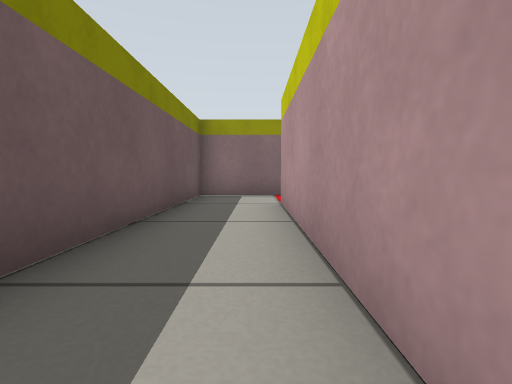
View 1 (above)

16 first-person views from a walk through a world built for the Gazebo simulator. The camera is 0.31 m above the floor, tilts 4° down and sees 85° across. The floor is counted in squares, 0.5 m on a side. Each view is taken from the middle of a square. On the plan, view 1 faces up. The plan holds only what a view shows up to about 9 squares ahead; the rest is blank. The robots in the file are not drawn.

View 2
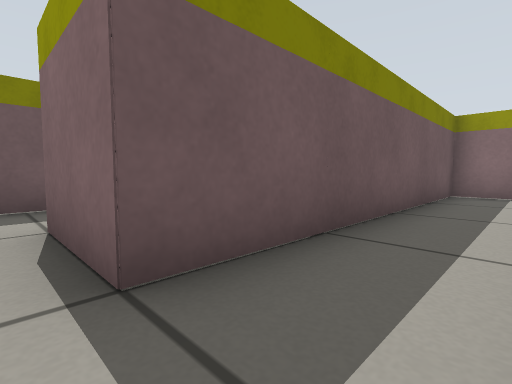

View 3
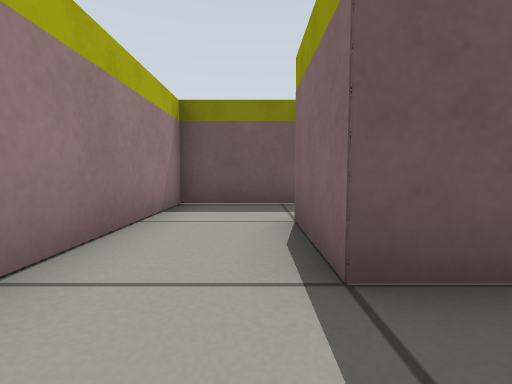

View 4
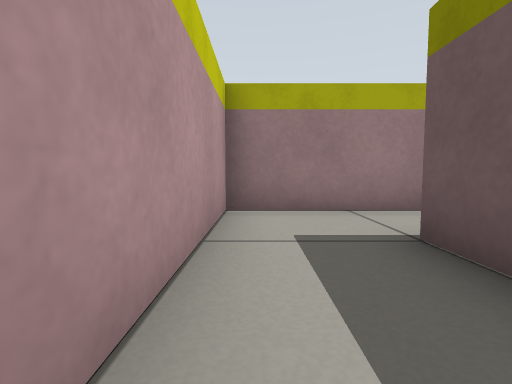

View 5
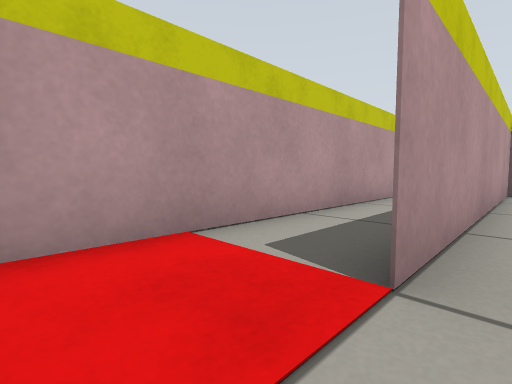

View 6
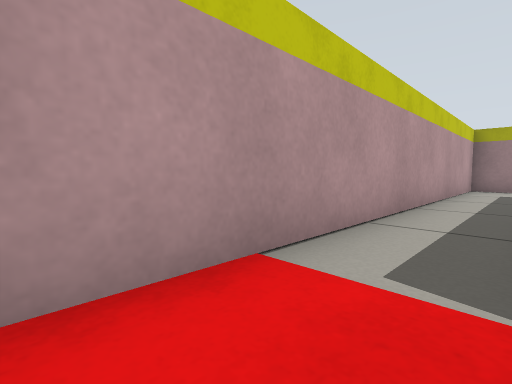

View 7
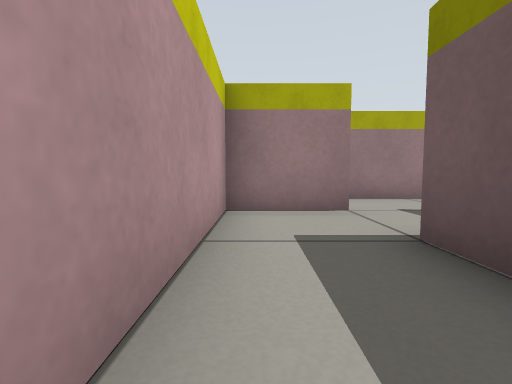

View 8
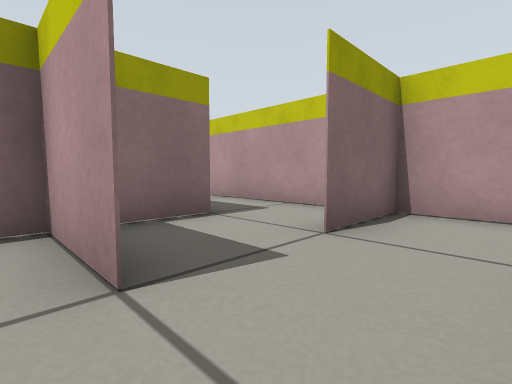

View 9
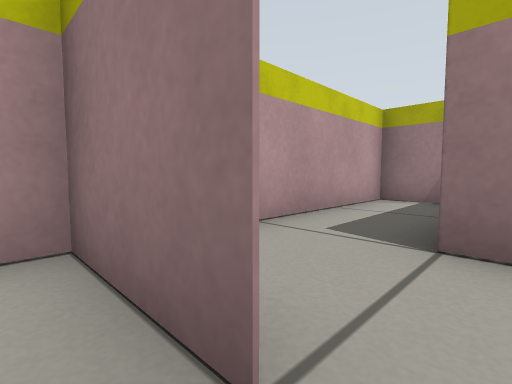

View 10
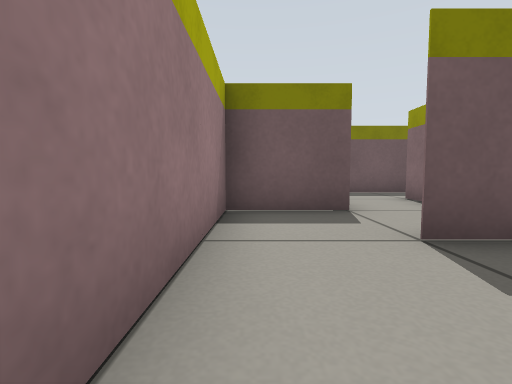

View 11
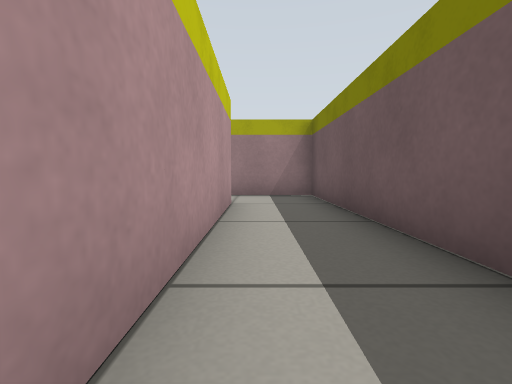

View 12
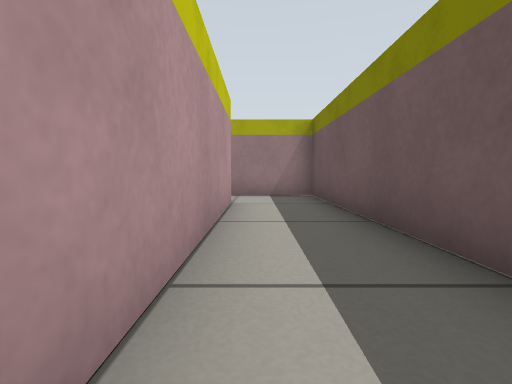

View 13
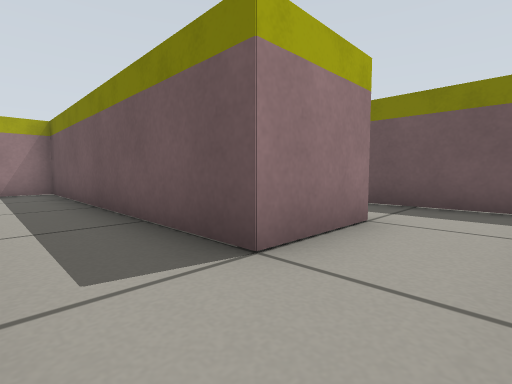

View 14
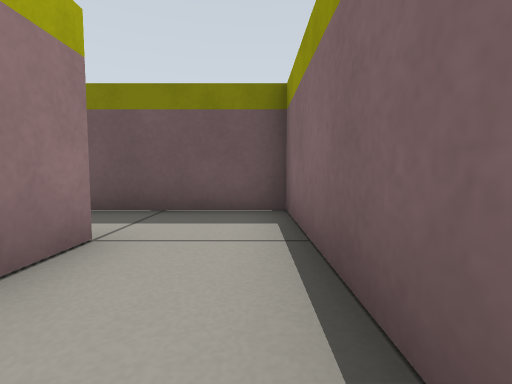

View 15
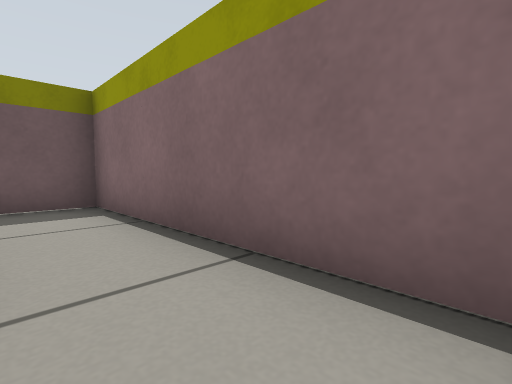

View 16
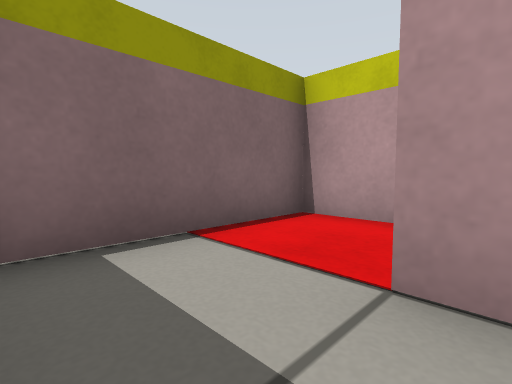

### Floor plan
Points are (right, up) in squares from view 1. A wall is a line through its corners. A room is listed if a view was taken in it or the views show most of it. See-through windows are left out.
Room 1 (views 1, 2, 3, 4, 5, 16)
walls: (-3.5, -2.5) (0.5, -2.5) (0.5, 5.5); (0.5, 7.5) (-1.5, 7.5) (-1.5, -0.5) (-3.5, -0.5)
ways out: opening at (1, 6.5) to room 2; opening at (-2.5, -1.5) to room 6
Room 2 (views 6, 7)
walls: (0.5, -1.5) (0.5, -2.5); (0.4, -4.5) (2.5, -4.5); (2.5, -5) (2.5, 7.5) (0.5, 7.5)
ways out: opening at (1, 6.5) to room 1; opening at (0, -4) to room 3
Room 3 (views 8, 9)
walls: (-1.5, -4.6) (-1.5, -2.5); (-1.5, -3.6) (-1.5, -4.5); (-3.5, -4.4) (-3.5, -6.5) (0.6, -6.5); (0.5, -2.5) (-1.9, -2.5)
ways out: opening at (0, -4) to room 2; opening at (1, -6) to room 4; opening at (-2, -4) to room 5
Room 4 (view 10)
walls: (1.2, -10.5) (2.5, -10.5) (2.5, -5); (2.5, -4.5) (0.5, -4.5)
ways out: opening at (1, -6) to room 3
Room 5 (view 11)
walls: (-4.8, -2.5) (-5.5, -2.5) (-5.5, 2.5); (-7.5, 1.5) (-7.5, -4.5) (-5.2, -4.5)
ways out: opening at (-2, -4) to room 3
Room 6 (views 12, 13, 14, 15)
walls: (-7.6, 5.5) (-5.5, 5.5) (-5.5, -2.5) (-3.5, -2.5); (-4, 7.5) (-9.5, 7.5) (-9.5, 4.2); (-3.5, -0.5) (-3.5, 4.5)
ways out: opening at (-2.5, -1.5) to room 1

Positions as (right, up) in squares from view 1, and headings:
1: (0, 0), facing up
2: (0, -1), facing up-left
3: (0, -1), facing left
4: (0, 2), facing down
5: (0, 7), facing down-right
6: (1, 7), facing down-right
7: (2, 0), facing down
8: (-2, -6), facing up-right
9: (0, -4), facing down-right
10: (1, -6), facing left
11: (-6, 3), facing down
12: (-4, 5), facing down
13: (-4, 7), facing down-left
14: (-5, 7), facing left
15: (-4, 6), facing up-left
16: (-1, 5), facing up-right
